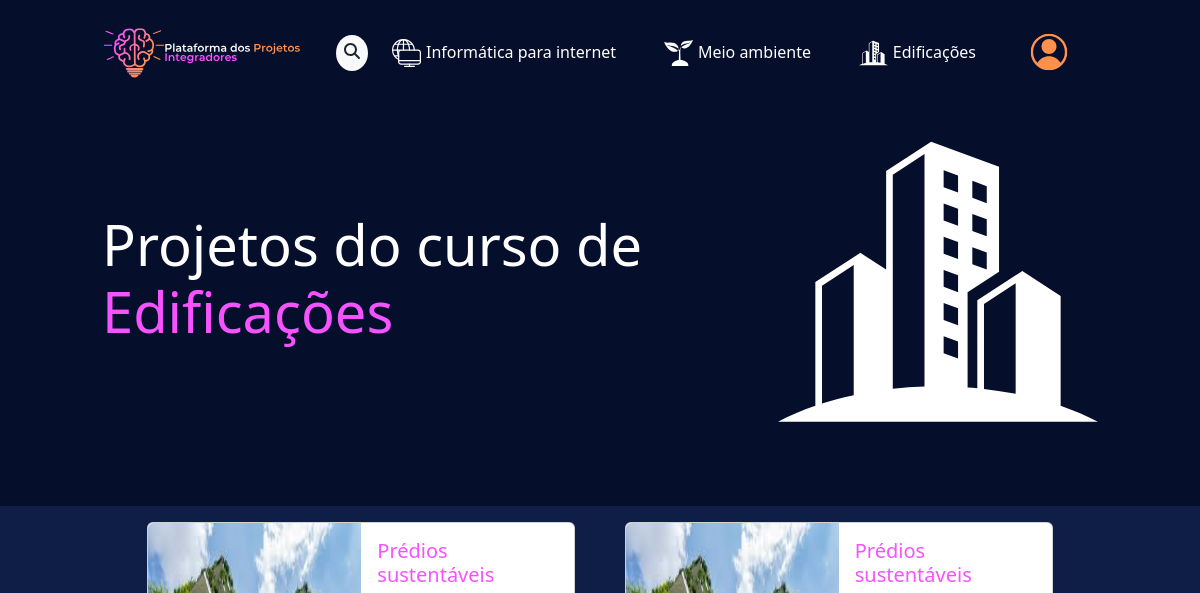
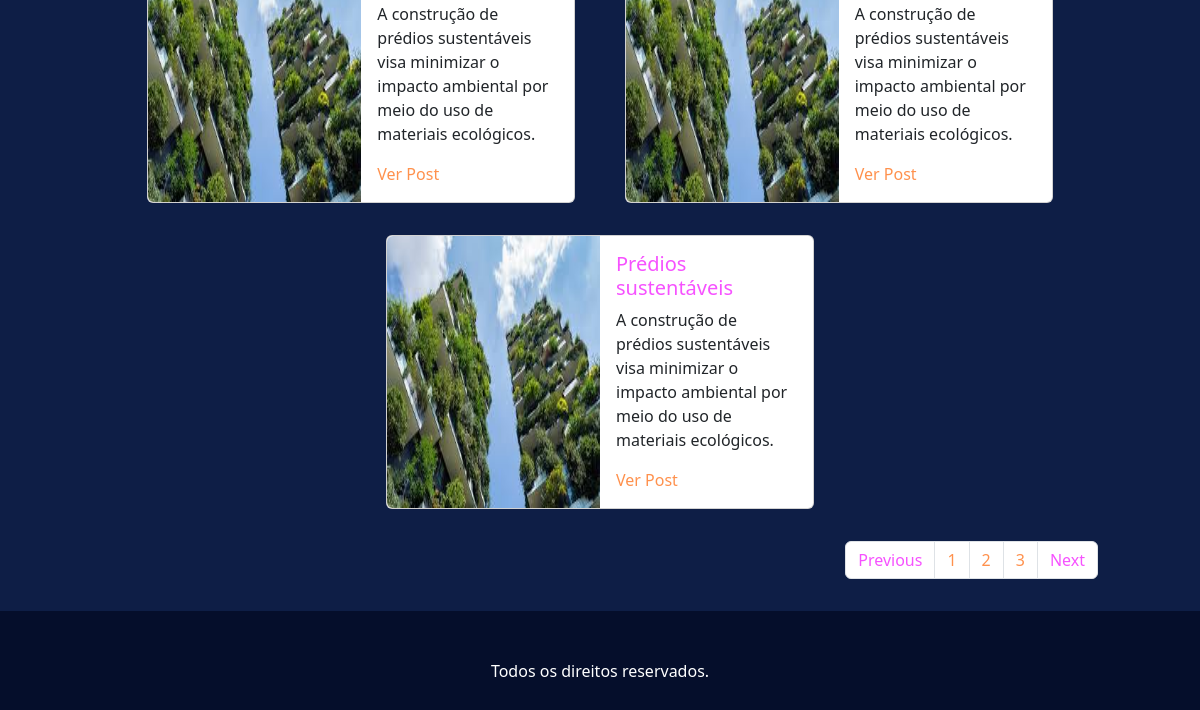
The page /projetos/3/ on the database as committed earlier (2 pictures, top to bottom).
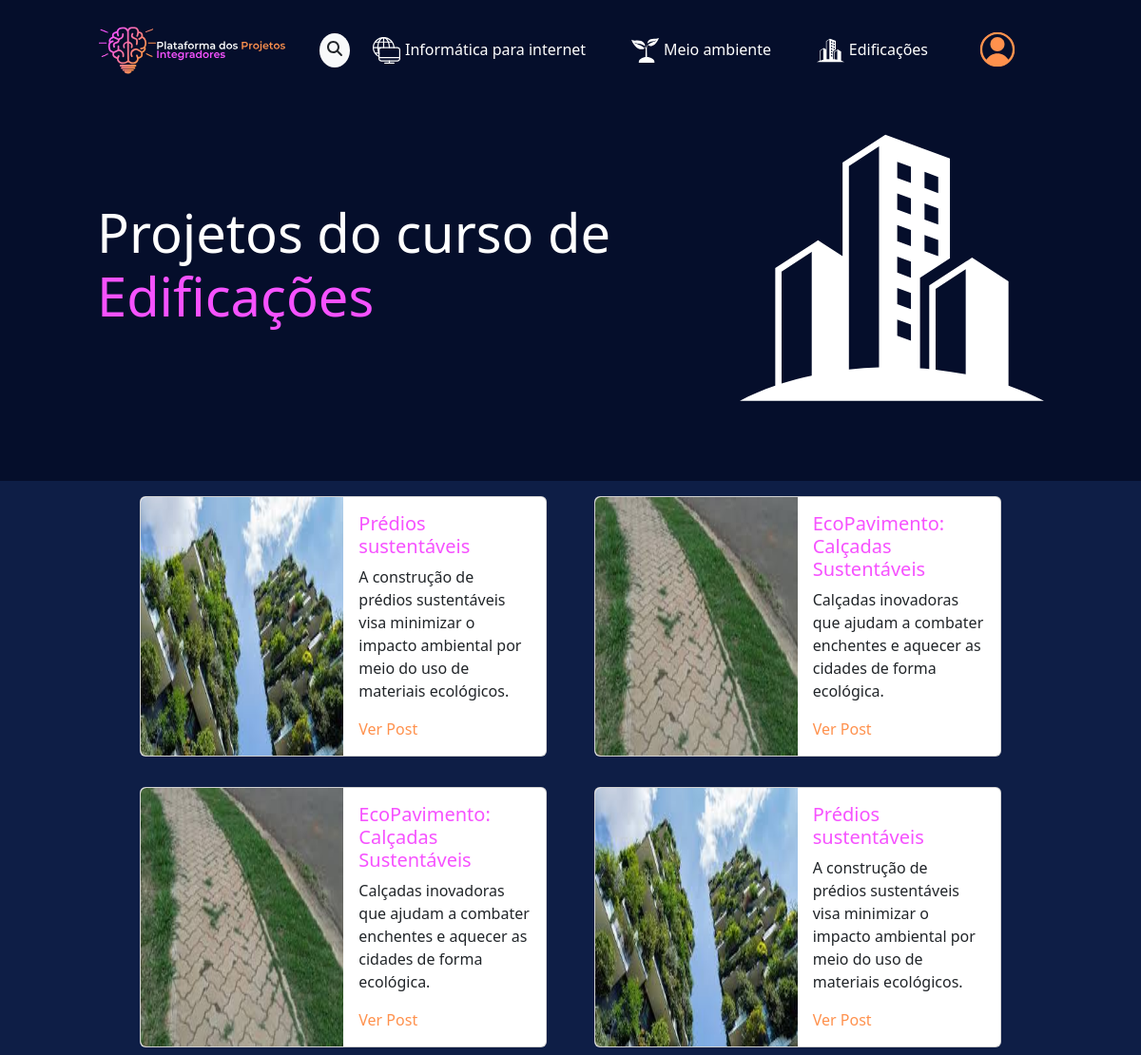
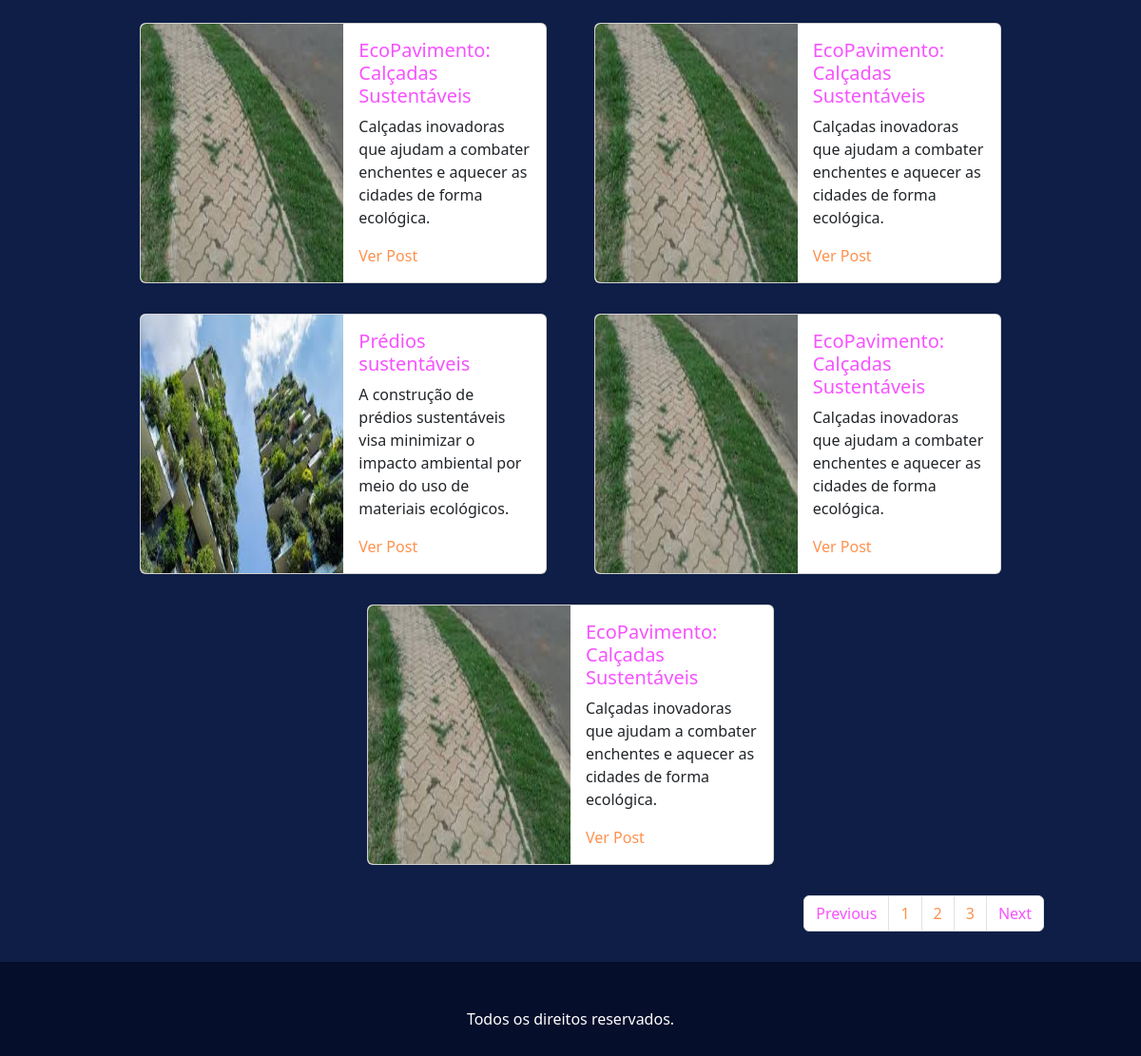
The same page on the database as committed later (2 pictures, top to bottom).
### ppi/models.py (models this page shows, shortened)
class Curso(models.Model):
    titulo = models.CharField(max_length=50)
    logo = models.FileField(blank=True)

class Projeto(models.Model):
    titulo = models.CharField(max_length=80)
    descricao = models.TextField(max_length=120)
    resumo = models.TextField(max_length=2000)
    capa = models.ImageField()
    curso = models.ForeignKey(Curso, on_delete=models.CASCADE)
    usuarios1 = models.ManyToManyField(Usuario1)
    usuarios2 = models.ManyToManyField(Usuario2)

### ppi/views.py (the view)
# urls.py: path("projetos/<int:id>/", views.info, name = "projetos"),
def info(request, id):
    curso = get_object_or_404(Curso, id = id)
    posts = Projeto.objects.filter( curso = curso )
    context = {
        "curso" : curso,
        "post" : posts,
        "range" : range(3)
    }
    return render(request, "cursofeed.html", context)

### ppi/context_processors.py (called while the page is built)
def cursos(request):
    return {
        "cursos" : Curso.objects.all,
    }

### ppi/templates/cursofeed.html (shortened to what this page needs)
{% extends "base.html" %}
{% load static %}
{% block conteudo %}
<div class="container custom-container mb-5 py-3">
    <div class="row g-0">
        <div class="col-md-8 d-flex justify-content-start align-items-center">
            <h1 class="text-white text-left" style="font-size: 3.5em;">
                Projetos do curso de <a class="roxinho">{{curso.titulo}}</a>
            </h1>
        </div>
        <div class="col-md-4 d-flex justify-content-end align-items-center">
            <img src="{{curso.logo.url}}" alt="Logo" style="max-height: 20rem;">
        </div>
    </div>
</div>
<div class="container-fluid blueback">
    <div class="container custom-container">
        <div class="d-flex flex-wrap justify-content-evenly">
            {% for x in range%}
                {% for post in post %}
                <div class="card my-3 mx-1" style="max-width: 43%;">
                    <div class="row g-0">
                      <div class="col">
                        <img src="{{ post.capa.url }}" class="h-100 img-fluid rounded-start" alt="...">
                      </div>
                      <div class="col">
                        <div class="card-body">
                          <h5 class="card-title roxinho">{{ post.titulo }}</h5>
                          <p class="card-text">{{ post.descricao }}</p>
                          <a class="text-end laranja" href="{% url 'post' post.id %}">Ver Post</a>
                        </div>
                      </div>
                    </div>
                  </div>
                {% endfor %}
            {% endfor %}
        </div>
        <nav class="py-3" aria-label="Page navigation example">
            <ul class="pagination justify-content-end">
              <li class="page-item">
                <a class="page-link roxinho">Previous</a>
              </li>
              <li class="page-item"><a class="page-link laranja" href="#">1</a></li>
              <li class="page-item"><a class="page-link laranja" href="#">2</a></li>
              <li class="page-item"><a class="page-link laranja" href="#">3</a></li>
              <li class="page-item">
                <a class="page-link roxinho" href="#">Next</a>
              </li>
            </ul>
        </nav>
    </div>
</div>
{% endblock conteudo %}

### ppi/templates/base.html (shortened to what this page needs)
{% load static %}
<!doctype html>
<html lang="pt-br">
  <head>
    <link href="https://cdn.jsdelivr.net/npm/bootstrap@5.3.3/dist/css/bootstrap.min.css" rel="stylesheet">
  </head>
  <body style="background-color: rgb(5, 14, 43);">
    <nav class="navbar navbar-expand-lg">
        <div class="container custom-container">
          <a class="navbar-brand" href="{% url "index" %}">
            <img src="{% static 'imgs/logotopo.svg' %}" alt="Logo" style="max-height: 80px;">
          </a>
          <div class="collapse navbar-collapse" id="navbarSupportedContent">
            <ul class="navbar-nav mb-2 mb-lg-0 ms-auto d-flex align-items-center">
              <a href="{% url "login" %}" class="bg-light rounded-circle">
                <i class="fa-solid fa-magnifying-glass p-2 text-dark"></i>
              </a>
              {% for curso in cursos %}
              <li class="nav-item mx-3">
                <a class="{% if request.path == '/projetos/' %} roxinho {% else %} text-white {% endif %} nav-link" href="{% url 'projetos' curso.id %}"><img src="{{ curso.logo.url }}" style="max-width: 1.8rem; margin-right: 5px;" alt="Informática">{{ curso.titulo }}</a>
              </li>
              {% endfor %}
              <li class="nav-item mx-3">
                <a class="nav-link" href="{% url 'verperfil' %}"><img style="max-width: 50px;" src="{% static 'imgs/btnlogin.svg' %}" alt="login"></a>
              </li>
            </ul>
          </div>
        </div>
    </nav>
    {% block conteudo %}
    {% endblock conteudo %}
    <footer class="py-5 text-center text-white">
      Todos os direitos reservados.
    </footer>
  </body>
</html>

### ppi/templates/base.html (style rules this page uses)
.roxinho { color: rgb(246, 82, 255); text-decoration: none; }
.laranja { color: rgb(255, 145, 77); text-decoration: none; }
.blueback { background-color: rgb(14, 30, 70); }
.custom-container { max-width: 85vw; width: 100%; }
html, body { height: 100%; display: grid; grid-template-rows: 1fr auto; }

Rows that differ between the two databases and show on the page:
added Projeto: capa (picture), titulo "EcoPavimento: Calçadas Sustentáveis", descricao "Calçadas inovadoras que ajudam a combater enchentes e aquecer as cidades de forma ecológica."
added Projeto: capa (picture), titulo "EcoPavimento: Calçadas Sustentáveis", descricao "Calçadas inovadoras que ajudam a combater enchentes e aquecer as cidades de forma ecológica."
